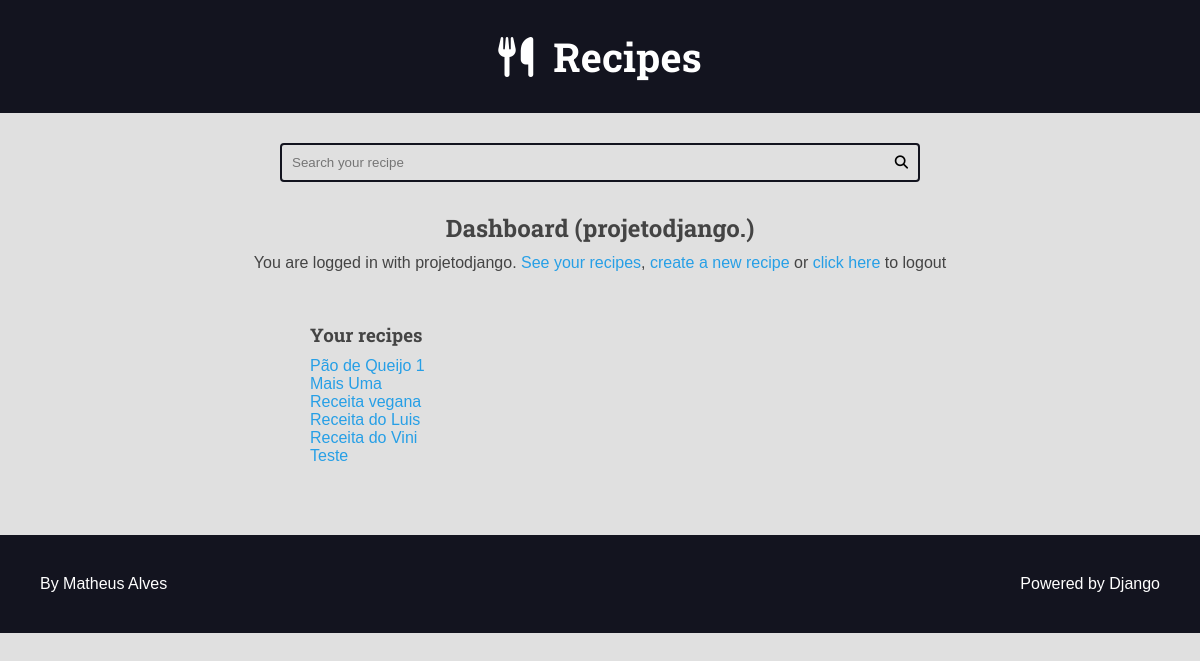
The app's page /authors/dashboard/ (signed in) with its own data.
### recipes/models.py (models this page shows, shortened)
class Recipe(models.Model):
    title = models.CharField(max_length=65)
    description = models.CharField(max_length=165)
    slug = models.SlugField(unique=True)
    preparation_time = models.IntegerField()
    preparation_time_unit = models.CharField(max_length=65)
    servings = models.IntegerField()
    servings_unit = models.CharField(max_length=65)
    preparation_steps = models.TextField()
    preparations_steps_is_html = models.BooleanField(default=False)
    created_at = models.DateTimeField(auto_now_add=True)
    updated_at = models.DateTimeField(auto_now=True)
    is_published = models.BooleanField(default=False)
    cover = models.ImageField(
        upload_to="recipes/covers/%Y/%m/%d", blank=True, default='')
    category = models.ForeignKey(
        Category, on_delete=models.SET_NULL, null=True, blank=True, default=None)
    author = models.ForeignKey(User, on_delete=models.SET_NULL, null=True)

### authors/views.py (the view)
# urls.py: path('dashboard/', views.dashboard, name='dashboard'),
@login_required(login_url='authors:login', redirect_field_name='next')
def dashboard(request):
    recipes = Recipe.objects.filter(
        is_published=False,
        author=request.user
    )
    return render(
        request,
        'authors/pages/dashboard.html',
        context={
            'recipes': recipes
        }
    )

### authors/templates/authors/pages/dashboard.html (shortened to what this page needs)
{% extends "global/base.html" %}
{% block content %}
    <div class="main-content center container">
        <h2>Dashboard ({{user}})</h2>
        {% include "authors/partials/login_message.html" %}
        <div class="authors-dashboard-container">
            <h3>Your recipes</h3>
            <ul>
                {% for recipe in recipes %}
                    <li>
                        <a href="{% url "authors:dashboard_recipe_edit" recipe.id %}">{{recipe.title}}</a>
                    </li>
                {% empty %}
                    <li>
                        <p>You do not have recipes, please create one</p>
                    </li>
                {% endfor %}
            </ul>
        </div>
    </div>
{% endblock content %}

### authors/templates/authors/partials/login_message.html (shortened to what this page needs)
{% if request.user.is_authenticated %}
<div class="login-message">You are logged in with
    {{request.user.username}}
    <a href="{% url "authors:dashboard" %}">See your recipes</a>,
    <a href="{% url "authors:dashboard_recipe_create" %}">create a new recipe</a> or
    <form class="inline-form" action="{% url 'authors:logout' %}" method='POST'>
        <button class="plaintext-button"type="submit">click here</button>
    </form> to logout
</div>
{% endif %}

### base_static/global/css/styles.css (style rules this page uses)
:root { --color-primary: #269fe6; --color-primary-hover: #2086c2; --color-primary-dark: #13141f; --color-primary-dark-hover: #212336; --color-primary-light: #d4ecfa; --color-primary-light-hover: #bdd8e7; --color-white: #fff; --color-black: #000; --color-dark-text: #444; --color-info-light: #cce5ff; --color-debug-light: #cce5ff; --color-success-light: #d4edda; --color-alert-light: #fff3cd; --color-warning-light: #fff3cd; --color-error-light: #f8d7da; --color-info-dark: #4d86c4; --color-debug-dark: #4d86c4; --color-success-dark: #4a9c5d; --color-alert-dark: #927f40; --color-warning-dark: #927f40; --color-error-dark: #da525d; --color-gray-0: #f9f9f9; --color-gray-1: #e0e0e0; --color-gray-2: #c7c7c7; --color-gray-3: #aeaeae; --color-gray-4: #959595; --color-gray-5: #7d7d7d; --color-gray-6: #646464; --color-gray-7: #4b4b4b; --color-gray-8: #323232; --color-gray-9: #191919; --font-primary: sans-serif; --font-headings: 'Roboto Slab', serif; --spacing-gutter-medium: 3rem; --spacing-gutter-large: 4rem; }
* { padding: 0; margin: 0; box-sizing: border-box; }
html { font-size: 62.5%; }
body { font-size: 1.6rem; font-family: var(--font-primary); background: var(--color-gray-1); color: var(--color-dark-text); }
h1, h2, h3, h4, h5, h6 { font-family: var(--font-headings); }
a { color: var(--color-primary); text-decoration: none; }
.container { max-width: 144rem; margin: 0 auto; padding: var(--spacing-gutter-medium); }
.main-content { padding-top: 0; }
.inline-form { display: inline; }
.plaintext-button { display: inline; border: none; background: none; cursor: pointer; color: var(--color-primary); font-size: 1.6rem; }
.login-message { margin: 1rem 0; }
.authors-dashboard-container { max-width: 64rem; text-align: left; padding: var(--spacing-gutter-medium); margin: 0 auto; }
.authors-dashboard-container h3, .authors-dashboard-container p, .authors-dashboard-container ul { list-style-type: none; margin: 1rem 0; }
.center { text-align: center; }

### records on screen
Recipe: title "Pão de Queijo 1"
Recipe: title "Mais Uma"
Recipe: title "Receita vegana"
Recipe: title "Receita do Luis"
Recipe: title "Receita do Vini"
Recipe: title "Teste"

### other values on screen
{{ user }} "projetodjango."
{{ request.user.username }} "projetodjango."
